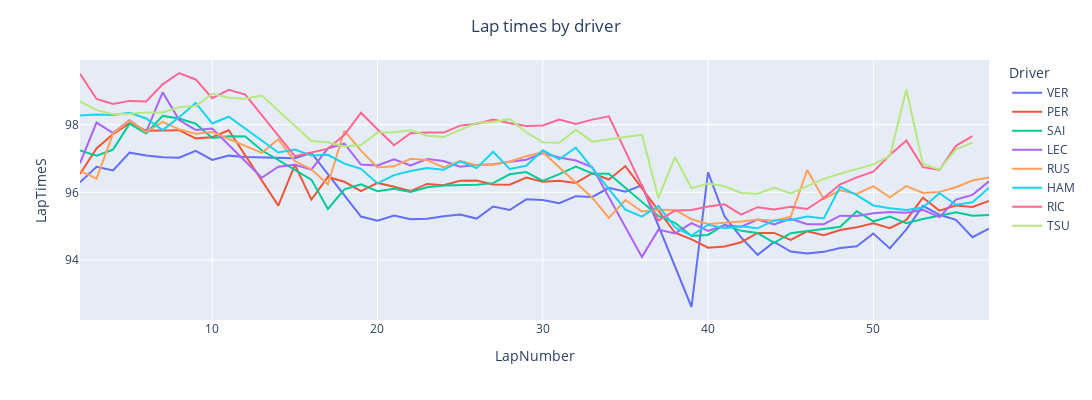

Notebook cell for this chart:
### Code cell
g=px.line(driver_laps_all, x='LapNumber', y='LapTimeS', color='Driver', hover_data=['LapTimeS'])
#formatting options
g.update_layout(title={
        'text': f'Lap times by driver',
        'y':0.95,
        'x':0.5,
        'xanchor': 'center',
        'yanchor': 'top'},
        autosize=False,
        width=1200,
        height=400,
        )
g.show()

### Figure 1 — Plotly figure (JSON) as saved in the notebook; plotly's stock layout.template omitted (floating-point values rounded to 4 significant figures)
{"data": [{"hovertemplate": "Driver=VER<br>LapNumber=%{x}<br>LapTimeS=%{y}<extra></extra>", "legendgroup": "VER", "line": {"color": "#636efa", "dash": "solid"}, "marker": {"symbol": "circle"}, "mode": "lines", "name": "VER", "orientation": "v", "showlegend": true, "type": "scatter", "x": [2, 3, 4, 5, 6, 7, 8, 9, 10, 11, 12, 13, 14, 15, 16, 19, 20, 21, 22, 23, 24, 25, 26, 27, 28, 29, 30, 31, 32, 33, 34, 35, 36, 39, 40, 41, 42, 43, 44, 45, 46, 47, 48, 49, 50, 51, 52, 53, 54, 55, 56, 57], "xaxis": "x", "y": [96.3, 96.75, 96.65, 97.17, 97.09, 97.04, 97.02, 97.23, 96.96, 97.08, 97.05, 97.03, 97.03, 97.01, 97.17, 95.28, 95.16, 95.32, 95.2, 95.22, 95.29, 95.34, 95.22, 95.58, 95.48, 95.79, 95.77, 95.68, 95.89, 95.86, 96.13, 96.02, 96.2, 92.61, 96.59, 95.29, 94.67, 94.15, 94.53, 94.25, 94.19, 94.24, 94.35, 94.4, 94.78, 94.34, 94.91, 95.6, 95.33, 95.18, 94.67, 94.92], "yaxis": "y"}, {"hovertemplate": "Driver=PER<br>LapNumber=%{x}<br>LapTimeS=%{y}<extra></extra>", "legendgroup": "PER", "line": {"color": "#EF553B", "dash": "solid"}, "marker": {"symbol": "circle"}, "mode": "lines", "name": "PER", "orientation": "v", "showlegend": true, "type": "scatter", "x": [2, 3, 4, 5, 6, 7, 8, 9, 10, 11, 14, 15, 16, 17, 18, 19, 20, 21, 22, 23, 24, 25, 26, 27, 28, 29, 30, 31, 32, 33, 34, 35, 38, 39, 40, 41, 42, 43, 44, 45, 46, 47, 48, 49, 50, 51, 52, 53, 54, 55, 56, 57], "xaxis": "x", "y": [96.54, 97.3, 97.72, 98.04, 97.82, 97.82, 97.84, 97.6, 97.63, 97.84, 95.61, 96.81, 95.78, 96.45, 96.31, 96.04, 96.28, 96.17, 96.04, 96.25, 96.21, 96.34, 96.35, 96.23, 96.23, 96.44, 96.31, 96.34, 96.28, 96.56, 96.38, 96.78, 94.8, 94.61, 94.36, 94.4, 94.53, 94.8, 94.8, 94.59, 94.84, 94.73, 94.89, 94.97, 95.08, 94.94, 95.18, 95.84, 95.46, 95.61, 95.57, 95.75], "yaxis": "y"}, {"hovertemplate": "Driver=SAI<br>LapNumber=%{x}<br>LapTimeS=%{y}<extra></extra>", "legendgroup": "SAI", "line": {"color": "#00cc96", "dash": "solid"}, "marker": {"symbol": "circle"}, "mode": "lines", "name": "SAI", "orientation": "v", "showlegend": true, "type": "scatter", "x": [2, 3, 4, 5, 6, 7, 8, 9, 10, 11, 12, 13, 16, 17, 18, 19, 20, 21, 22, 23, 24, 25, 26, 27, 28, 29, 30, 31, 32, 33, 34, 37, 38, 39, 40, 41, 42, 43, 44, 45, 46, 47, 48, 49, 50, 51, 52, 53, 54, 55, 56, 57], "xaxis": "x", "y": [97.24, 97.08, 97.26, 98.03, 97.74, 98.26, 98.18, 98.03, 97.61, 97.66, 97.65, 97.24, 96.38, 95.51, 96.09, 96.24, 96.03, 96.1, 96.01, 96.15, 96.2, 96.22, 96.22, 96.27, 96.53, 96.6, 96.34, 96.54, 96.76, 96.56, 96.55, 95.3, 95.1, 94.71, 94.74, 95.04, 94.86, 94.8, 94.51, 94.79, 94.85, 94.9, 94.98, 95.44, 95.14, 95.28, 95.08, 95.21, 95.31, 95.41, 95.31, 95.33], "yaxis": "y"}, {"hovertemplate": "Driver=LEC<br>LapNumber=%{x}<br>LapTimeS=%{y}<extra></extra>", "legendgroup": "LEC", "line": {"color": "#ab63fa", "dash": "solid"}, "marker": {"symbol": "circle"}, "mode": "lines", "name": "LEC", "orientation": "v", "showlegend": true, "type": "scatter", "x": [2, 3, 4, 5, 6, 7, 8, 9, 10, 13, 14, 15, 16, 17, 18, 19, 20, 21, 22, 23, 24, 25, 26, 27, 28, 29, 30, 31, 32, 33, 36, 37, 38, 39, 40, 41, 42, 43, 44, 45, 46, 47, 48, 49, 50, 51, 52, 53, 54, 55, 56, 57], "xaxis": "x", "y": [96.86, 98.06, 97.75, 98.13, 97.78, 98.96, 98.14, 97.84, 97.88, 96.43, 96.76, 96.81, 96.67, 97.3, 97.44, 96.82, 96.79, 96.98, 96.8, 96.99, 96.92, 96.76, 96.81, 96.83, 96.91, 96.96, 97.16, 97.03, 96.94, 96.74, 94.09, 94.9, 94.78, 95.09, 94.86, 95.03, 94.98, 95.19, 95.05, 95.22, 95.06, 95.06, 95.31, 95.3, 95.38, 95.42, 95.39, 95.48, 95.27, 95.78, 95.92, 96.32], "yaxis": "y"}, {"hovertemplate": "Driver=RUS<br>LapNumber=%{x}<br>LapTimeS=%{y}<extra></extra>", "legendgroup": "RUS", "line": {"color": "#FFA15A", "dash": "solid"}, "marker": {"symbol": "circle"}, "mode": "lines", "name": "RUS", "orientation": "v", "showlegend": true, "type": "scatter", "x": [2, 3, 4, 5, 6, 7, 8, 9, 10, 13, 14, 15, 16, 17, 18, 19, 20, 21, 22, 23, 24, 25, 26, 27, 28, 29, 30, 33, 34, 35, 36, 37, 38, 39, 40, 41, 42, 43, 44, 45, 46, 47, 48, 49, 50, 51, 52, 53, 54, 55, 56, 57], "xaxis": "x", "y": [96.64, 96.41, 97.74, 98.12, 97.78, 98.08, 97.86, 97.73, 97.78, 97.17, 97.57, 96.92, 96.68, 96.23, 97.82, 97.23, 96.73, 96.77, 96.99, 96.95, 96.74, 96.93, 96.8, 96.81, 96.91, 97.07, 97.19, 95.84, 95.24, 95.77, 95.43, 95.48, 95.48, 95.2, 95.06, 95.09, 95.14, 95.19, 95.16, 95.28, 96.66, 95.81, 96.06, 95.95, 96.18, 95.85, 96.19, 95.98, 96.01, 96.15, 96.35, 96.44], "yaxis": "y"}, {"hovertemplate": "Driver=HAM<br>LapNumber=%{x}<br>LapTimeS=%{y}<extra></extra>", "legendgroup": "HAM", "line": {"color": "#19d3f3", "dash": "solid"}, "marker": {"symbol": "circle"}, "mode": "lines", "name": "HAM", "orientation": "v", "showlegend": true, "type": "scatter", "x": [2, 3, 4, 5, 6, 7, 8, 9, 10, 11, 14, 15, 16, 17, 18, 19, 20, 21, 22, 23, 24, 25, 26, 27, 28, 29, 30, 31, 32, 35, 36, 37, 38, 39, 40, 41, 42, 43, 44, 45, 46, 47, 48, 49, 50, 51, 52, 53, 54, 55, 56, 57], "xaxis": "x", "y": [98.27, 98.3, 98.29, 98.35, 98.18, 97.84, 98.22, 98.64, 98.04, 98.24, 97.18, 97.26, 97.09, 97.11, 96.85, 96.69, 96.26, 96.51, 96.63, 96.72, 96.67, 96.92, 96.71, 97.2, 96.69, 96.79, 97.24, 96.97, 97.33, 95.49, 95.28, 95.6, 94.97, 94.72, 95.04, 94.94, 95.0, 94.94, 95.17, 95.18, 95.28, 95.23, 96.17, 95.91, 95.61, 95.53, 95.48, 95.55, 95.97, 95.63, 95.71, 96.14], "yaxis": "y"}, {"hovertemplate": "Driver=RIC<br>LapNumber=%{x}<br>LapTimeS=%{y}<extra></extra>", "legendgroup": "RIC", "line": {"color": "#FF6692", "dash": "solid"}, "marker": {"symbol": "circle"}, "mode": "lines", "name": "RIC", "orientation": "v", "showlegend": true, "type": "scatter", "x": [2, 3, 4, 5, 6, 7, 8, 9, 10, 11, 12, 15, 16, 17, 18, 19, 20, 21, 22, 23, 24, 25, 26, 27, 28, 29, 30, 31, 32, 33, 34, 37, 38, 39, 40, 41, 42, 43, 44, 45, 46, 47, 48, 49, 50, 51, 52, 53, 54, 55, 56], "xaxis": "x", "y": [99.51, 98.76, 98.61, 98.7, 98.69, 99.19, 99.53, 99.34, 98.78, 99.03, 98.89, 97.07, 97.18, 97.29, 97.7, 98.35, 97.86, 97.39, 97.75, 97.77, 97.77, 97.97, 98.03, 98.15, 98.05, 97.96, 97.98, 98.15, 98.03, 98.15, 98.25, 95.16, 95.46, 95.47, 95.58, 95.64, 95.34, 95.56, 95.49, 95.57, 95.51, 95.83, 96.24, 96.44, 96.61, 97.1, 97.53, 96.75, 96.66, 97.38, 97.66], "yaxis": "y"}, {"hovertemplate": "Driver=TSU<br>LapNumber=%{x}<br>LapTimeS=%{y}<extra></extra>", "legendgroup": "TSU", "line": {"color": "#B6E880", "dash": "solid"}, "marker": {"symbol": "circle"}, "mode": "lines", "name": "TSU", "orientation": "v", "showlegend": true, "type": "scatter", "x": [2, 3, 4, 5, 6, 7, 8, 9, 10, 11, 12, 13, 16, 17, 18, 19, 20, 21, 22, 23, 24, 25, 26, 27, 28, 29, 30, 31, 32, 33, 36, 37, 38, 39, 40, 41, 42, 43, 44, 45, 46, 47, 48, 49, 50, 51, 52, 53, 54, 55, 56], "xaxis": "x", "y": [98.69, 98.43, 98.31, 98.32, 98.36, 98.36, 98.51, 98.55, 98.91, 98.8, 98.77, 98.86, 97.52, 97.48, 97.36, 97.4, 97.77, 97.78, 97.84, 97.67, 97.63, 97.85, 98.06, 98.08, 98.16, 97.78, 97.48, 97.47, 97.85, 97.5, 97.71, 95.83, 97.05, 96.12, 96.26, 96.18, 95.98, 95.96, 96.14, 95.96, 96.19, 96.4, 96.55, 96.69, 96.83, 97.07, 99.04, 96.84, 96.67, 97.27, 97.47], "yaxis": "y"}], "layout": {"autosize": false, "height": 400, "legend": {"title": {"text": "Driver"}, "tracegroupgap": 0}, "margin": {"t": 60}, "title": {"text": "Lap times by driver", "x": 0.5, "xanchor": "center", "y": 0.95, "yanchor": "top"}, "width": 1200, "xaxis": {"anchor": "y", "domain": [0, 1], "title": {"text": "LapNumber"}}, "yaxis": {"anchor": "x", "domain": [0, 1], "title": {"text": "LapTimeS"}}}}
